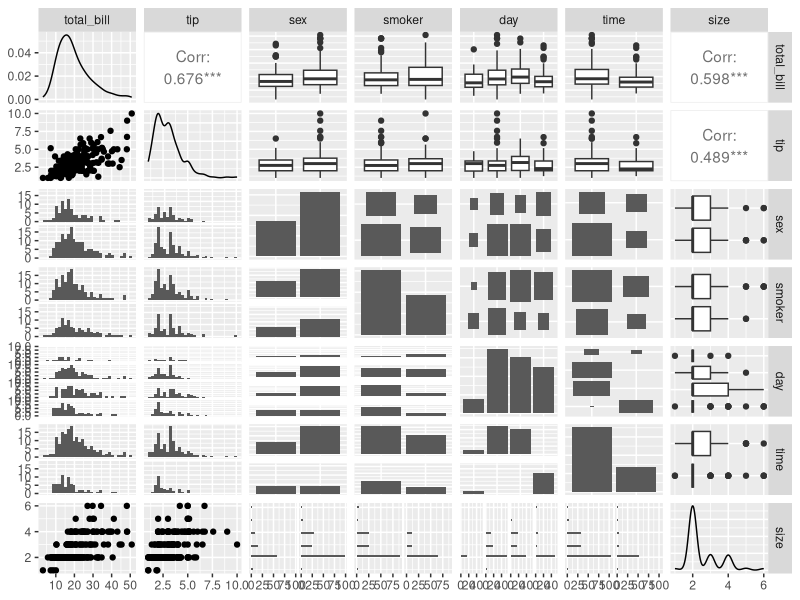
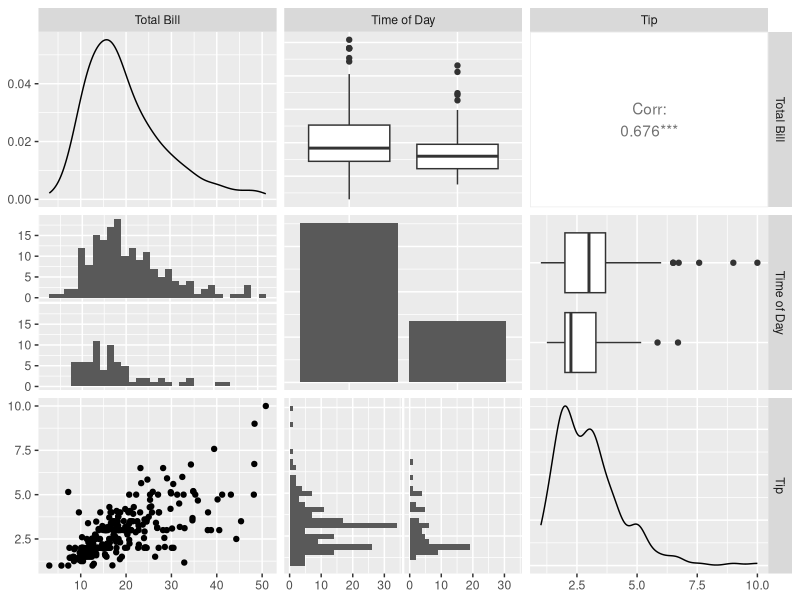
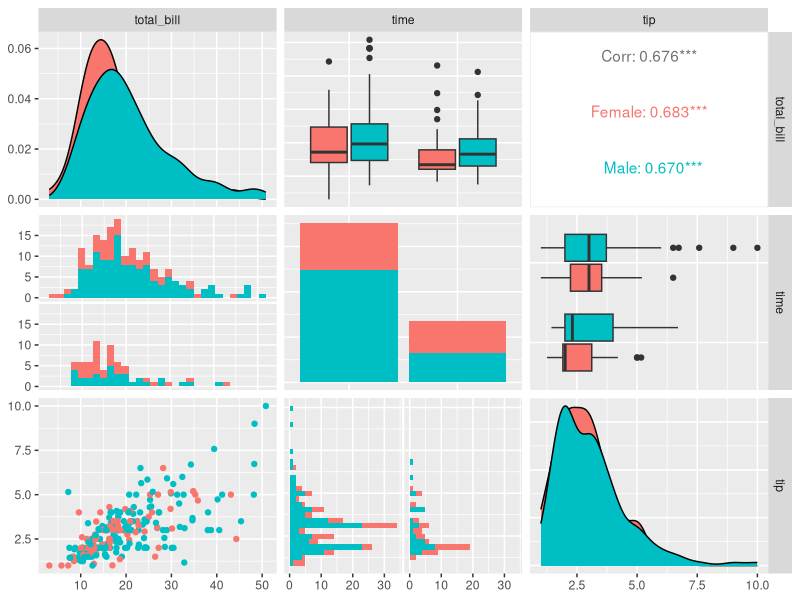

Here is the R script that generated these plots, in order: (Note: this script raises an error after producing the figures.)
#ggally/ ggpairs

#https://ggobi.github.io/ggally/
#install_github("ggobi/ggally")
#install.packages("GGally")

library(GGally)

data(tips)
pm <- ggpairs(tips)
pm

pm <- ggpairs(tips, columns = c(1, 6, 2))
pm <- ggpairs(tips, columns = c("total_bill", "time", "tip"), columnLabels = c("Total Bill", "Time of Day", "Tip"))
pm

pm <- ggpairs(tips, mapping = aes(color = sex), columns = c("total_bill", "time", "tip"))
pm

ggpairs(mtcars %>% select(mpg, wt, gear))

#matrixselections------
pm <- ggpairs(   tips,   columns = c("total_bill", "time", "tip"),   lower = list( continuous = "smooth",    combo = "facetdensity",    mapping = aes(color = time)  ))
pm

pm <- ggpairs(   tips,   columns = c("total_bill", "time", "tip"), upper = "blank",diag = NULL
)
pm
my_bin <- function(data, mapping, ..., low = "#132B43", high = "#56B1F7") {
  ggplot(data = data, mapping = mapping) +     geom_bin2d(...) +  scale_fill_gradient(low = low, high = high)}

pm <- ggpairs(   tips, columns = c("total_bill", "time", "tip"),   lower = list(   combo = wrap("facethist", binwidth = 1),  continuous = wrap(my_bin, binwidth = c(5, 0.5), high = "red")   ))
pm

#-------
pm <- ggpairs(  tips,   columns = c("total_bill", "time", "tip"),   lower = list( combo = wrap("facethist", binwidth = 1),     continuous = wrap(my_bin, binwidth = c(5, 0.5), high = "red") ))
pm
